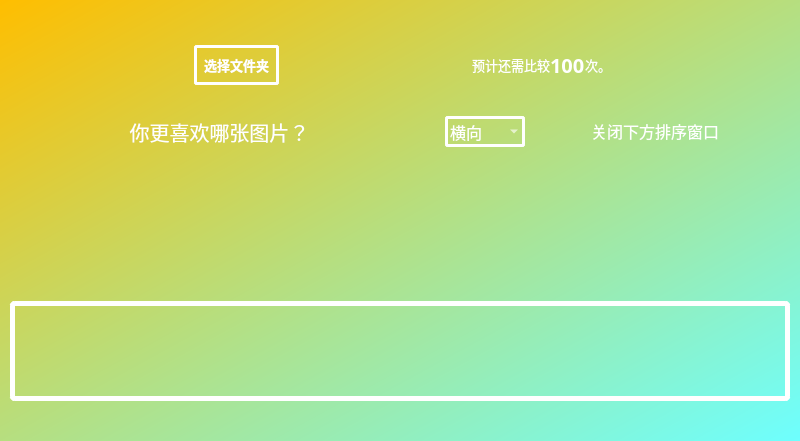
<?xml version="1.0" encoding="UTF-8"?>
<ui version="4.0">
 <class>Form</class>
 <widget class="QWidget" name="Form">
  <property name="geometry">
   <rect>
    <x>0</x>
    <y>0</y>
    <width>800</width>
    <height>441</height>
   </rect>
  </property>
  <property name="minimumSize">
   <size>
    <width>800</width>
    <height>400</height>
   </size>
  </property>
  <property name="maximumSize">
   <size>
    <width>16777215</width>
    <height>16777215</height>
   </size>
  </property>
  <property name="windowTitle">
   <string>PictureSort</string>
  </property>
  <property name="windowIcon">
   <iconset>
    <normaloff>../PyQt/Image/Go.png</normaloff>../PyQt/Image/Go.png</iconset>
  </property>
  <property name="styleSheet">
   <string notr="true">*{
color:white;
}
QWidget{
background-color: qlineargradient(spread:repeat, x1:0, y1:0, x2:1, y2:1, stop:0 rgba(255, 190, 0, 255), stop:1 rgba(109, 255, 255, 255));
}</string>
  </property>
  <layout class="QHBoxLayout" name="horizontalLayout_2">
   <property name="leftMargin">
    <number>0</number>
   </property>
   <property name="topMargin">
    <number>0</number>
   </property>
   <property name="rightMargin">
    <number>0</number>
   </property>
   <property name="bottomMargin">
    <number>0</number>
   </property>
   <item>
    <layout class="QVBoxLayout" name="verticalLayout_2">
     <item>
      <spacer name="verticalSpacer_2">
       <property name="orientation">
        <enum>Qt::Vertical</enum>
       </property>
       <property name="sizeType">
        <enum>QSizePolicy::Minimum</enum>
       </property>
       <property name="sizeHint" stdset="0">
        <size>
         <width>20</width>
         <height>40</height>
        </size>
       </property>
      </spacer>
     </item>
     <item>
      <layout class="QHBoxLayout" name="horizontalLayout_3">
       <property name="spacing">
        <number>0</number>
       </property>
       <item>
        <spacer name="horizontalSpacer">
         <property name="orientation">
          <enum>Qt::Horizontal</enum>
         </property>
         <property name="sizeHint" stdset="0">
          <size>
           <width>40</width>
           <height>20</height>
          </size>
         </property>
        </spacer>
       </item>
       <item>
        <widget class="QPushButton" name="Folder">
         <property name="maximumSize">
          <size>
           <width>16777215</width>
           <height>16777215</height>
          </size>
         </property>
         <property name="font">
          <font>
           <family>黑体</family>
           <pointsize>10</pointsize>
           <weight>75</weight>
           <bold>true</bold>
          </font>
         </property>
         <property name="cursor">
          <cursorShape>PointingHandCursor</cursorShape>
         </property>
         <property name="styleSheet">
          <string notr="true">QPushButton{
border:3px solid white;
background-color:transparent;
border-radius:3px;
padding:7px;
margin:5px;
}
QPushButton:pressed{
border:1px solid black;
background-color:transparent;
border-radius:3px;
padding-left:8px;
padding-top:8px;
padding-right:5px;
padding-botton:5px;
margin:5px;
}
</string>
         </property>
         <property name="text">
          <string>选择文件夹</string>
         </property>
        </widget>
       </item>
       <item>
        <spacer name="horizontalSpacer_2">
         <property name="orientation">
          <enum>Qt::Horizontal</enum>
         </property>
         <property name="sizeHint" stdset="0">
          <size>
           <width>40</width>
           <height>20</height>
          </size>
         </property>
        </spacer>
       </item>
       <item>
        <widget class="QLabel" name="label_3">
         <property name="font">
          <font>
           <family>黑体</family>
           <pointsize>10</pointsize>
          </font>
         </property>
         <property name="styleSheet">
          <string notr="true">background-color:transparent;</string>
         </property>
         <property name="text">
          <string>预计还需比较</string>
         </property>
        </widget>
       </item>
       <item>
        <widget class="QLabel" name="label_2">
         <property name="font">
          <font>
           <family>黑体</family>
           <pointsize>15</pointsize>
           <weight>75</weight>
           <bold>true</bold>
          </font>
         </property>
         <property name="styleSheet">
          <string notr="true">background-color:transparent;</string>
         </property>
         <property name="text">
          <string>100</string>
         </property>
        </widget>
       </item>
       <item>
        <widget class="QLabel" name="label_4">
         <property name="font">
          <font>
           <family>黑体</family>
           <pointsize>10</pointsize>
          </font>
         </property>
         <property name="styleSheet">
          <string notr="true">background-color:transparent;</string>
         </property>
         <property name="text">
          <string>次。</string>
         </property>
        </widget>
       </item>
       <item>
        <spacer name="horizontalSpacer_5">
         <property name="orientation">
          <enum>Qt::Horizontal</enum>
         </property>
         <property name="sizeHint" stdset="0">
          <size>
           <width>40</width>
           <height>20</height>
          </size>
         </property>
        </spacer>
       </item>
      </layout>
     </item>
     <item>
      <spacer name="verticalSpacer">
       <property name="orientation">
        <enum>Qt::Vertical</enum>
       </property>
       <property name="sizeType">
        <enum>QSizePolicy::Fixed</enum>
       </property>
       <property name="sizeHint" stdset="0">
        <size>
         <width>20</width>
         <height>20</height>
        </size>
       </property>
      </spacer>
     </item>
     <item>
      <layout class="QHBoxLayout" name="horizontalLayout">
       <item>
        <widget class="QLabel" name="label">
         <property name="font">
          <font>
           <family>隶书</family>
           <pointsize>15</pointsize>
          </font>
         </property>
         <property name="styleSheet">
          <string notr="true">background-color:transparent;</string>
         </property>
         <property name="text">
          <string>你更喜欢哪张图片？</string>
         </property>
         <property name="alignment">
          <set>Qt::AlignCenter</set>
         </property>
        </widget>
       </item>
       <item>
        <widget class="QComboBox" name="comboBox">
         <property name="maximumSize">
          <size>
           <width>80</width>
           <height>16777215</height>
          </size>
         </property>
         <property name="font">
          <font>
           <family>隶书</family>
           <pointsize>12</pointsize>
          </font>
         </property>
         <property name="styleSheet">
          <string notr="true">border:3px solid white;
border-radius:3px;
background-color: transparent;</string>
         </property>
         <item>
          <property name="text">
           <string>横向</string>
          </property>
         </item>
         <item>
          <property name="text">
           <string>纵向</string>
          </property>
         </item>
        </widget>
       </item>
       <item>
        <spacer name="horizontalSpacer_4">
         <property name="orientation">
          <enum>Qt::Horizontal</enum>
         </property>
         <property name="sizeType">
          <enum>QSizePolicy::Fixed</enum>
         </property>
         <property name="sizeHint" stdset="0">
          <size>
           <width>40</width>
           <height>20</height>
          </size>
         </property>
        </spacer>
       </item>
       <item>
        <widget class="QRadioButton" name="radioButton">
         <property name="maximumSize">
          <size>
           <width>189</width>
           <height>16777215</height>
          </size>
         </property>
         <property name="font">
          <font>
           <family>隶书</family>
           <pointsize>12</pointsize>
          </font>
         </property>
         <property name="styleSheet">
          <string notr="true">background-color:transparent;</string>
         </property>
         <property name="text">
          <string>关闭下方排序窗口</string>
         </property>
        </widget>
       </item>
       <item>
        <spacer name="horizontalSpacer_3">
         <property name="orientation">
          <enum>Qt::Horizontal</enum>
         </property>
         <property name="sizeType">
          <enum>QSizePolicy::Preferred</enum>
         </property>
         <property name="sizeHint" stdset="0">
          <size>
           <width>40</width>
           <height>20</height>
          </size>
         </property>
        </spacer>
       </item>
      </layout>
     </item>
     <item>
      <layout class="QVBoxLayout" name="verticalLayout">
       <item>
        <widget class="QWidget" name="widget" native="true">
         <property name="styleSheet">
          <string notr="true">background-color:transparent;</string>
         </property>
         <layout class="QHBoxLayout" name="horizontalLayout_4">
          <property name="leftMargin">
           <number>0</number>
          </property>
          <property name="topMargin">
           <number>0</number>
          </property>
          <property name="rightMargin">
           <number>0</number>
          </property>
          <property name="bottomMargin">
           <number>0</number>
          </property>
         </layout>
        </widget>
       </item>
      </layout>
     </item>
     <item>
      <widget class="QScrollArea" name="scrollArea">
       <property name="styleSheet">
        <string notr="true">background-color:transparent;
border:none;</string>
       </property>
       <property name="verticalScrollBarPolicy">
        <enum>Qt::ScrollBarAlwaysOff</enum>
       </property>
       <property name="horizontalScrollBarPolicy">
        <enum>Qt::ScrollBarAlwaysOff</enum>
       </property>
       <property name="widgetResizable">
        <bool>true</bool>
       </property>
       <widget class="QWidget" name="scrollAreaWidgetContents">
        <property name="geometry">
         <rect>
          <x>0</x>
          <y>0</y>
          <width>798</width>
          <height>109</height>
         </rect>
        </property>
        <layout class="QVBoxLayout" name="verticalLayout_3">
         <property name="spacing">
          <number>5</number>
         </property>
         <property name="leftMargin">
          <number>10</number>
         </property>
         <property name="topMargin">
          <number>0</number>
         </property>
         <property name="rightMargin">
          <number>10</number>
         </property>
         <property name="bottomMargin">
          <number>0</number>
         </property>
        </layout>
       </widget>
      </widget>
     </item>
     <item>
      <widget class="QScrollArea" name="scrollArea_3">
       <property name="minimumSize">
        <size>
         <width>0</width>
         <height>80</height>
        </size>
       </property>
       <property name="maximumSize">
        <size>
         <width>16777215</width>
         <height>100</height>
        </size>
       </property>
       <property name="styleSheet">
        <string notr="true">QScrollArea {
	background-color:transparent;
    border:5px solid white;
	border-radius:5px;
	margin-left:10px;
	margin-right:10px;
}

QScrollArea QScrollBar:horizontal {
    height: 3px; /* 设置滚动条高度 */
    background: transparent; /* 设置滚动条背景透明 */
    margin: 0px; /* 设置滚动条边距 */
}

QScrollArea QScrollBar::handle:horizontal {
    background: gray; /* 设置滚动条手柄颜色 */
    min-width: 20px; /* 设置滚动条手柄最小宽度 */
}

QScrollArea QScrollBar::add-line:horizontal, QScrollBar::sub-line:horizontal {
    width: 0px; /* 隐藏滚动条两端的箭头 */
}

QScrollArea QScrollBar::add-page:horizontal, QScrollBar::sub-page:horizontal {
    background: none; /* 隐藏滚动条非活动区域 */
}
</string>
       </property>
       <property name="verticalScrollBarPolicy">
        <enum>Qt::ScrollBarAlwaysOff</enum>
       </property>
       <property name="horizontalScrollBarPolicy">
        <enum>Qt::ScrollBarAlwaysOff</enum>
       </property>
       <property name="widgetResizable">
        <bool>true</bool>
       </property>
       <widget class="QWidget" name="scrollAreaWidgetContents_3">
        <property name="geometry">
         <rect>
          <x>0</x>
          <y>0</y>
          <width>768</width>
          <height>70</height>
         </rect>
        </property>
        <property name="styleSheet">
         <string notr="true">background-color:transparent;
border:5px dolid white;
border-radius:5px;
</string>
        </property>
        <layout class="QHBoxLayout" name="horizontalLayout_6"/>
       </widget>
      </widget>
     </item>
     <item>
      <spacer name="verticalSpacer_3">
       <property name="orientation">
        <enum>Qt::Vertical</enum>
       </property>
       <property name="sizeType">
        <enum>QSizePolicy::Minimum</enum>
       </property>
       <property name="sizeHint" stdset="0">
        <size>
         <width>20</width>
         <height>40</height>
        </size>
       </property>
      </spacer>
     </item>
    </layout>
   </item>
  </layout>
 </widget>
 <resources/>
 <connections/>
</ui>
